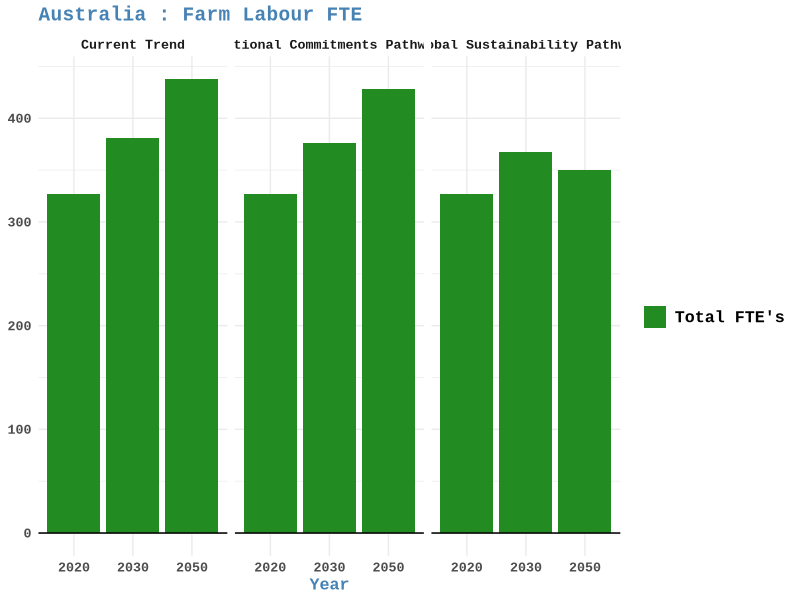
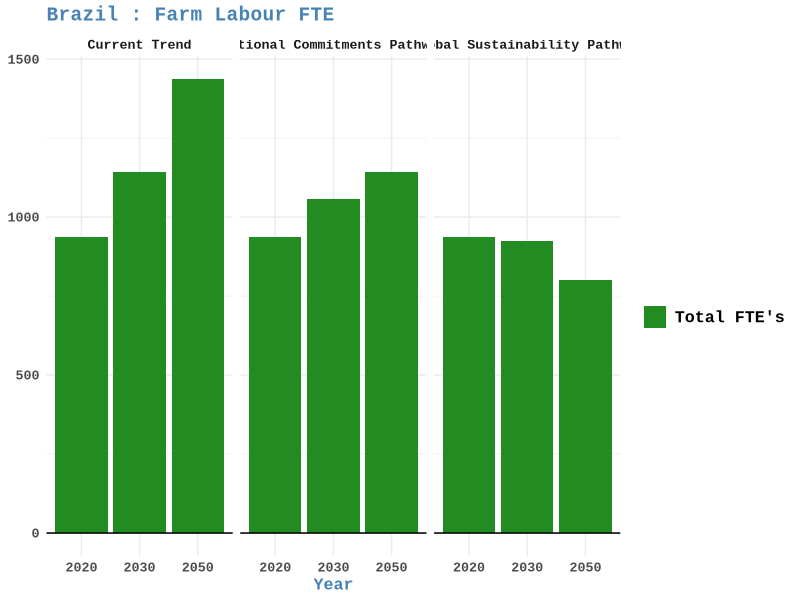
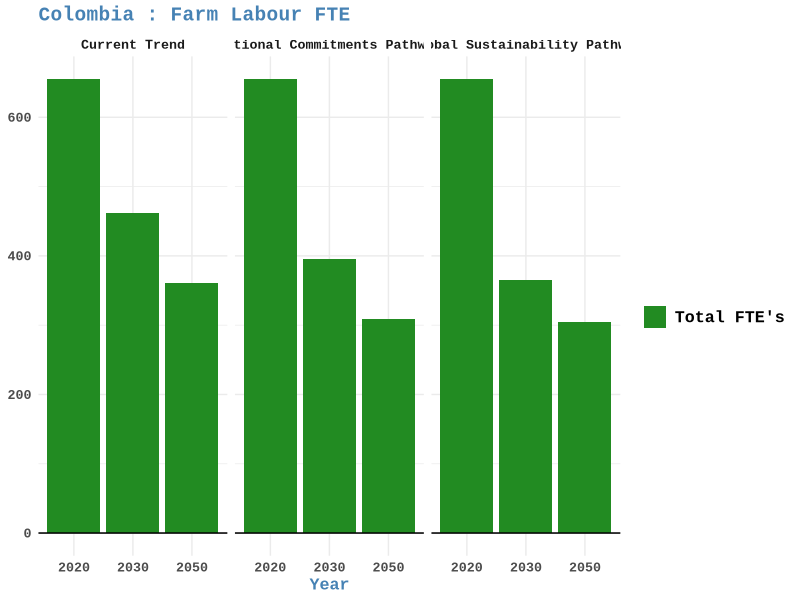
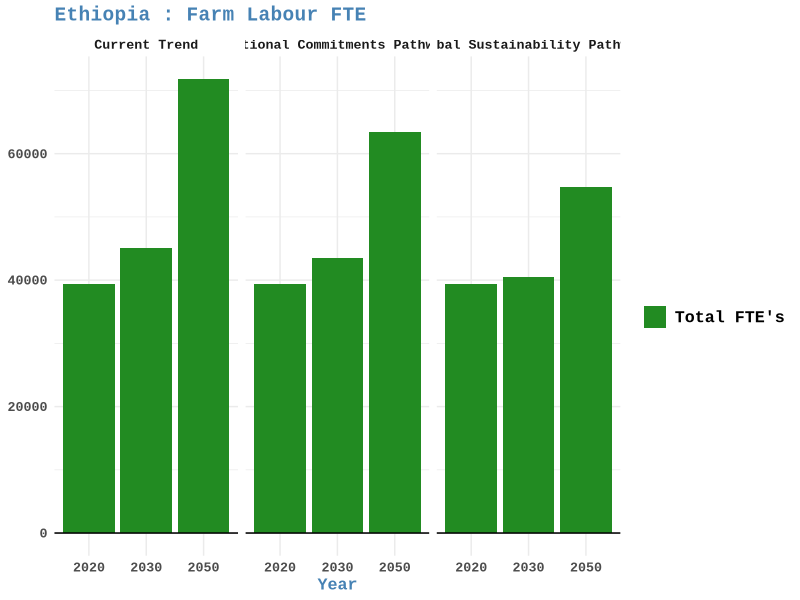
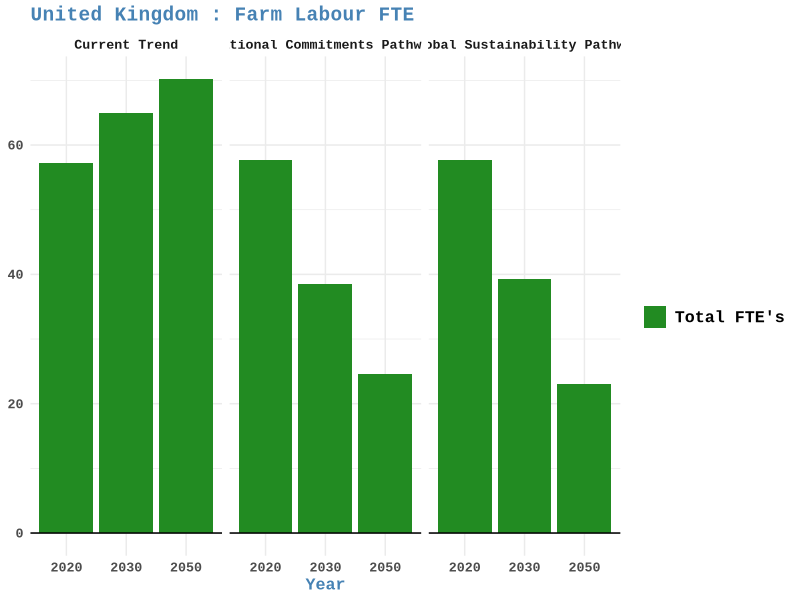

The R source for these figures, in order:
# Libraries ---------------------------------------------------------------
library(here)
library(dplyr)
library(readr)
library(readxl)
library(conflicted)
library(readxl)
library(ggplot2)
library(scales)
conflict_prefer("filter", "dplyr")

here()

#Data ---------------------------------------------------------------
FTE<- read_csv(here("data", "FullDataBase.csv")) %>% 
  rename(alpha3 = country, , Year = year, CalcFarmLabourFTE = calcfarmlabourfte) %>% 
  mutate(pathway = recode(pathway, "NationalCommitment" = "NationalCommitments")) %>% 
  filter(iteration == "5") %>% 
  filter(Year %in% c("2020", "2030", "2050"))%>% 
  filter (alpha3 %in% c("AUS", "BRA", "COL", "ETH", "GBR")) %>% 
  select(alpha3, Year, pathway, CalcFarmLabourFTE)



#Plot Pathway ---------------------------------------------------------------


# p_pathway <- ggplot(FTE, aes(x = as.factor(Year))) +
#   geom_bar(aes(y = CalcFarmLabourFTE, fill = "Total FTE's"), stat = "identity", position = "dodge") +
#   geom_hline(yintercept = 0, linetype = "solid") +
#   scale_fill_manual(values = c("Total FTE's" = "forestgreen"),
#                     name = "") +
#   labs(title = "UK: Farm Labour FTE",
#        x = "Year") +
#   scale_y_continuous(breaks = seq(floor(-max(abs(FTE$CalcFarmLabourFTE))/5)*5,
#                                   ceiling(max(abs(FTE$CalcFarmLabourFTE))/5)*5,
#                                   5),
#                      labels = scales::comma_format()) + 
#   facet_grid(. ~ pathway, scales = "free_y",
#              labeller = labeller(pathway = c("CurrentTrend" = "Current Trend",
#                                              "NationalCommitments" = "National Commitments Pathway",
#                                              "GlobalSustainability" = "Global Sustainability Pathway"))) +
#   
#   theme_minimal() +
#   theme(text = element_text(family = "Courier New", color = "black", size = 12, face = "bold"),
#         legend.title = element_text(family = "Courier New", color = "steelblue", size = 12, face = "bold"),  
#         legend.text = element_text(family = "Courier New", size = 12),
#         plot.title = element_text(color = "steelblue", size = 14, face = "bold"),
#         axis.title.x = element_text(color = "steelblue", size = 12),
#         axis.title.y = element_blank())  # Remove y-axis title
# 
# print(p_pathway)




#Plot Pathway ---------------------------------------------------------------
FTE$pathway <- factor(FTE$pathway, levels = c("CurrentTrends", "NationalCommitments", "GlobalSustainability"))

countries <- c("AUS", "BRA", "COL", "ETH", "GBR")
countries_labels <-c(
  "AUS" = "Australia", 
  "BRA" = "Brazil", 
  "COL" = "Colombia", 
  "ETH" = "Ethiopia", 
  "GBR" = "United Kingdom")



for (country in countries) {
  # Subset data for the specific country
  country_data <- subset(FTE, alpha3 == country)
  
  # Create ggplot for the specific country
  p_pathway <- ggplot(country_data, aes(x = as.factor(Year))) +
    geom_bar(aes(y = CalcFarmLabourFTE, fill = "Total FTE's"), stat = "identity", position = "dodge") +
    geom_hline(yintercept = 0, linetype = "solid") +
    scale_fill_manual(values = c("Total FTE's" = "forestgreen"),
                      name = "") +
    labs(
      title = paste(countries_labels[country], ": Farm Labour FTE"),
      x = "Year",
      y = "Farm Labour FTE",
      fill = ""
    ) +
    # scale_y_continuous(breaks = seq(floor(-max(abs(country_data$CalcFarmLabourFTE))/5)*5,
    #                                 ceiling(max(abs(country_data$CalcFarmLabourFTE))/5)*5,
    #                                 5),
                       # labels = scales::comma_format()) +
    facet_grid(. ~ pathway, scales = "free_y",
               labeller = labeller(pathway = c("CurrentTrends" = "Current Trend",
                                               "NationalCommitments" = "National Commitments Pathway",
                                               "GlobalSustainability" = "Global Sustainability Pathway"))) +
    theme_minimal() +
    theme(
      text = element_text(family = "Courier New", color = "black", size = 12, face = "bold"),
      legend.title = element_text(family = "Courier New", color = "steelblue", size = 12, face = "bold"),  
      legend.text = element_text(family = "Courier New", size = 12),
      plot.title = element_text(color = "steelblue", size = 14, face = "bold"),
      axis.title.x = element_text(color = "steelblue", size = 12),
      axis.title.y = element_blank()  # Remove y-axis title
    )
  
  # Save the plot as a TIFF file
  tiff(here("output", "figures", country, paste0(gsub("-", "", Sys.Date()), "_", "FarmLabour_pathway.tiff")),
       units = "in", height = 5, width = 14, res = 300)
  print(p_pathway)
  dev.off()
}
